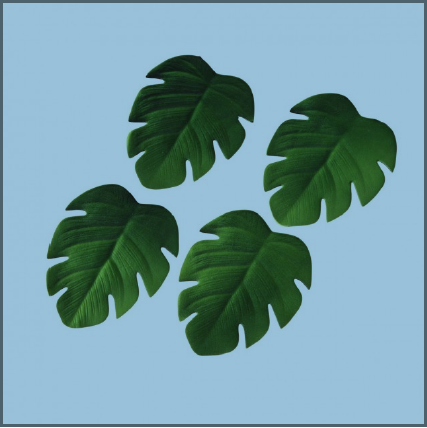
#> input picture practico2/cuatrohojasverdes.PNG, 427 x 428 px
$ python practico2.py
#> lines starting #> are read from the running program, lines starting #| are printed output that depends on the picture; after the words box and inside, x2 and y2 are one past the last pixel; in counts of white or black regions, pixels touching at a corner belong together
#! /usr/bin/env python
# -*- coding: utf-8 -*-
import numpy as np
from PIL import Image
import cv2
img = cv2 . imread ('cuatrohojasverdes.PNG',0)
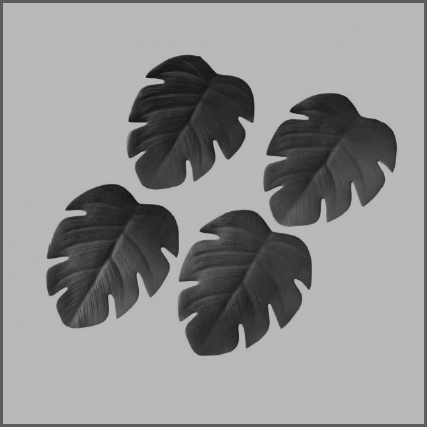
#> img: shape (428, 427); min 21, max 255, mean 146.6

for i , row in enumerate ( img ) :
    for j , col in enumerate ( row ) :
        if img[i,j]>150:
            img[i,j]=255
        else:
            img[i,j]=0
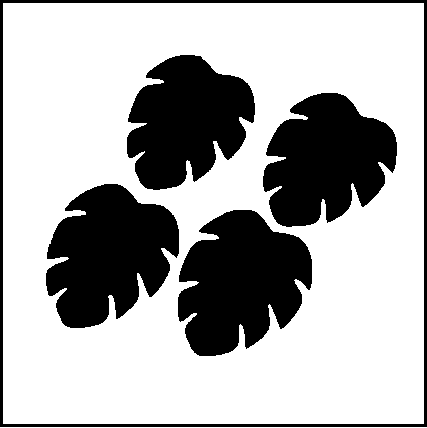
#> img: shape (428, 427); 69.1% white; 5 black regions, box (x1, y1, x2, y2) and area: (178, 210, 312, 356) 13712, (46, 184, 179, 328) 13216, (263, 93, 397, 227) 12491, (127, 55, 255, 190) 11948, (0, 0, 427, 427) 5088


cv2.imshow('image', img)
cv2.waitKey(0)
cv2.destroyAllWindows()
# Agregar código aquí
# Para resolverlo podemos usar dos for anidados
#cv2 . imwrite ( ' resultado.png' , img )
